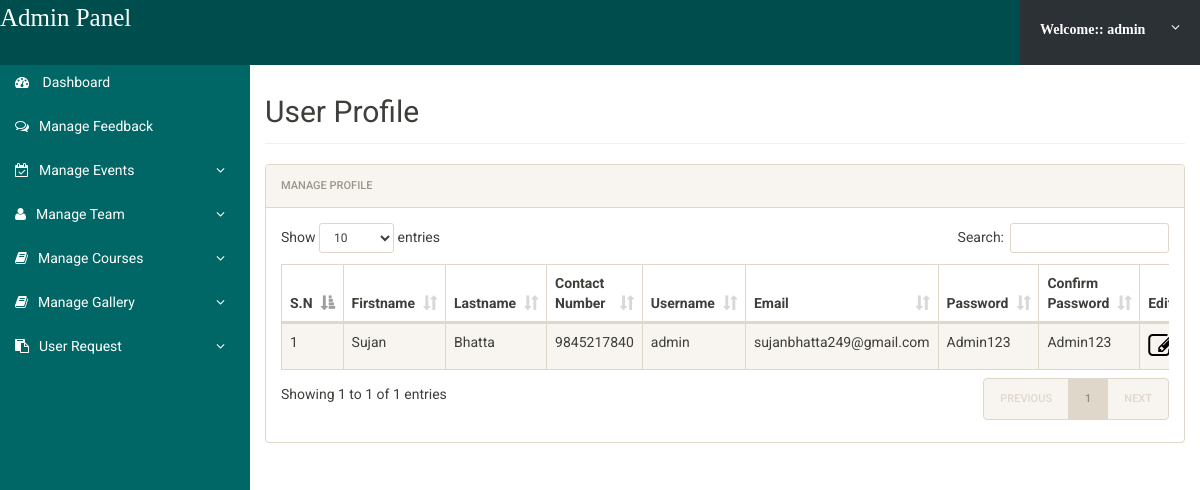
Page /admin/view_profile.php (signed in) on the committed database.
### tables this page shows
CREATE TABLE `admin_reg` (
  `reg_id` int(10) NOT NULL,
  `firstname` varchar(250) NOT NULL,
  `lastname` varchar(250) NOT NULL,
  `contact` varchar(250) NOT NULL,
  `username` varchar(250) NOT NULL,
  `email` varchar(50) NOT NULL,
  `password` varchar(50) NOT NULL,
  `cpassword` varchar(50) NOT NULL
);

### admin/class/DatabaseClass.php (called while the page is built, shortened)
<?php
Class DatabaseAdmin{
 public $host   = "localhost";
 public $user   = "root";
 public $pass   = "";
 public $dbname = "login";
 public $link;
private function connectDB(){
 $this->link = new mysqli($this->host, $this->user, $this->pass,
  $this->dbname);
 }
public function select($query){
  $result = $this->link->query($query) or
   die($this->link->error.__LINE__);
  if($result->num_rows > 0){
    return $result;
  } else {
    return false;
  }
 }
}

### admin/class/AdminClass.php (called while the page is built, shortened)
<?php
include_once 'DatabaseClass.php';
?>
<?php
class AdminClass {
	private $db;
	public function __construct(){
		$this->db=new DatabaseAdmin();
	}
    public function GetAllAdminById($username){
       $query="SELECT * FROM admin_reg WHERE username='$username'";
       $result=$this->db->select($query);
       return $result;
    }
}
?>

### admin/view_profile.php (the view, shortened to what this page needs)
<?php
include "class/AdminClass.php";
$username = $_SESSION['admin'];
$admin=new AdminClass();
if (!isset($_SESSION['admin']))
{
  header("LOCATION:login.php");
}
else
{
?>
<!doctype html>
<html lang="en" class="no-js">
<head>
  <link rel="stylesheet" href="css/font-awesome.min.css">
  <link rel="stylesheet" href="css/bootstrap.min.css">
  <link rel="stylesheet" href="css/dataTables.bootstrap.min.css">
  <link rel="stylesheet" href="css/bootstrap-social.css">
  <link rel="stylesheet" href="css/bootstrap-select.css">
  <link rel="stylesheet" href="css/fileinput.min.css">
  <link rel="stylesheet" href="css/awesome-bootstrap-checkbox.css">
  <link rel="stylesheet" href="css/style.css">
</head>
<body>
  <?php include('includes/header.php');?>
  <div class="ts-main-content">
    <?php include('includes/leftbar.php');?>
    <div class="content-wrapper">
      <div class="container-fluid">
        <div class="row">
          <div class="col-md-12">
            <h2 class="page-title">User Profile</h2>
            <div class="panel panel-default">
              <div class="panel-heading">Manage Profile</div>
              <div class="panel-body">
                <div style="overflow-x:auto;">
                <table id="zctb" class="display table table-striped table-bordered table-hover" cellspacing="0" width="100%">
                  <thead>
                    <tr>
                   <th>S.N</th>
                     <th>Firstname</th>
                  <th>Lastname</th>
                  <th>Contact Number</th>
                  <th>Username</th>
                  <th>Email</th>
                  <th>Password</th>
                  <th>Confirm Password</th>
                  <th>Edit</th>
                    </tr>
                  </thead>
                  <tbody>
                                         <?php
          $getadmin=$admin->GetAllAdminById($username);
          if($getadmin){
            $i=0;
            while ($result=$getadmin->fetch_assoc()){
              $i++;
              ?>
                    <tr>
                                           <td><?php echo $i;?></td>
                                        <td><?php echo $result['firstname'];?></td>
                                            <td><?php echo $result['lastname'];?></td>
                                                 <td><?php echo $result['contact'];?></td>
                                                 <td><?php echo $result['username'];?></td>
                                                 <td><?php echo $result['email'];?></td>
                                                 <td><?php echo $result['password'];?></td>
                                                 <td><?php echo $result['cpassword'];?></td>
    <td><a href="edit_events.php?id=<?php echo $result['event_id'];?>"><i class="fa fa-pencil-square-o fa-2x" style="color: black;"></i></a>&nbsp;&nbsp;
</td><td><a onclick="return confirm('Are you sure to delete ?')" href="?deleventid=<?php echo $result['event_id'];?>"><i class="fa fa-trash-o fa-2x" aria-hidden="true" style="font-size: 25px; color: red;"></i></a></td>
                    </tr>
                    <?php
                  }
                }
                ?>
                  </tbody>
                </table>
              </div>
              </div>
            </div>
          </div>
        </div>
      </div>
    </div>
  </div>
</body>
</html>
<?php } ?>

### admin/css/style.css (style rules this page uses)
html { font-size: 14px; }
@media only screen and (min-width: 480px) { html { font-size: 17px; } }
@media only screen and (min-width: 768px) { html { font-size: 14px; } }
body { font-size: 1em; }
a { color: #37a6c4; }
.panel { overflow: hidden; }
.page-title { padding-bottom: 15px; margin-bottom: 20px; border-bottom: 1px solid #f0f0f0; }
.ts-main-content .content-wrapper { padding-top: 15px; margin-top: 60px; }
@media only screen and (min-width: 992px) { .ts-main-content .content-wrapper { margin-left: 250px; } }

### rows in the picture
admin_reg: firstname "Sujan", lastname "Bhatta", contact "9845217840", username "admin", email "sujanbhatta249@gmail.com", password "Admin123", cpassword "Admin123"

### other values in the picture
$_SESSION['admin'] "admin"
